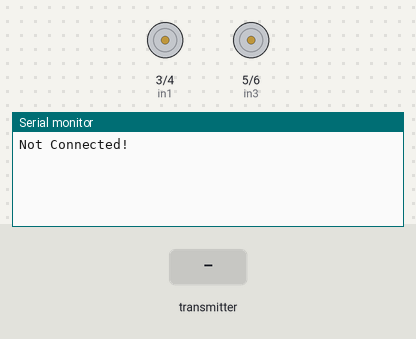
The sketch below on a simulated Arduino Uno, built with avr-gcc and run on an emulated ATmega328P. On the bench: motor-driver pin pairs drawn as motors (green arrow = first pin HIGH = forward, orange = second pin HIGH = backward, longer = more drive, scaled by the enable pin), the last lines printed to the serial monitor. Inputs (shaded band) come from the test bench. No radio packets arrive unless stated.

Above: at 0.01 s.
1.3 s: the transmitter starts sending joystick.0 = 256
At 2.4 s:
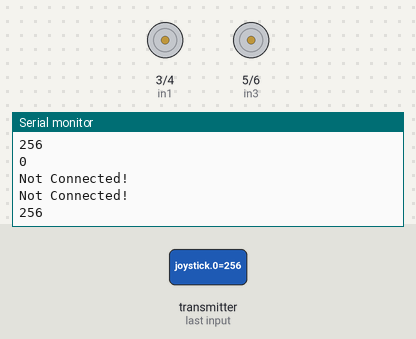
4.3 s: the transmitter starts sending joystick.0 = 512
At 4.9 s:
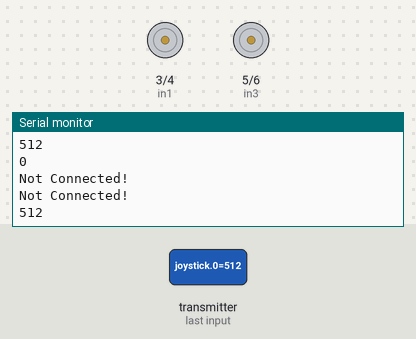
7.3 s: the transmitter starts sending joystick.1 = 256
At 7.8 s:
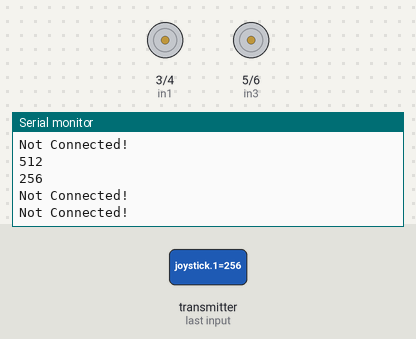
10.3 s: the transmitter starts sending joystick.1 = 1023
At 11.1 s:
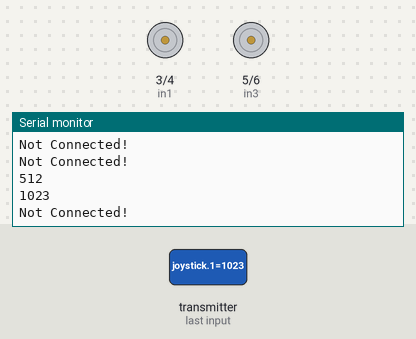
13.3 s: the transmitter starts sending joystick.0 = 1023
16.3 s: the transmitter starts sending joystick.0 = 0
Timing chart, 0 to 19.3 s (numbered marks = the images above; inputs shaded):
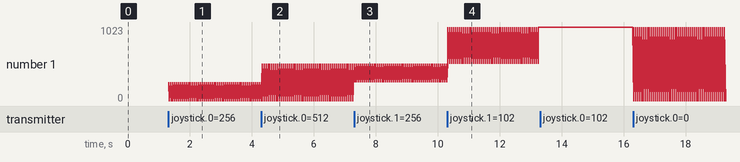

The sketch:

Final_Receiver_NRF24l01.ino
```cpp
//Receiver Code
//Radio Controlled Arduino Robot
//Subscribe to YouTube Channel Papuav


//Add all the necessary library
#include <SPI.h>
#include <nRF24L01.h>
#include <RF24.h>

#define enA 2
#define in1 3
#define in2 4
#define enB 7
#define in3 5
#define in4 6

RF24 radio(8,9); // CE, CSN
const byte address[6] = "00001";
char receivedData[32] = "";
int  xAxis, yAxis;
int motorSpeedA = 0;
int motorSpeedB = 0;
int joystick[2];


//Setup all the pins and the radio Module
void setup() {
  pinMode(enA, OUTPUT);
  pinMode(enB, OUTPUT);
  pinMode(in1, OUTPUT);
  pinMode(in2, OUTPUT);
  pinMode(in3, OUTPUT);
  pinMode(in4, OUTPUT);
  Serial.begin(9600);
  radio.begin();
  radio.openReadingPipe(0, address);
  radio.setPALevel(RF24_PA_MAX);
  radio.startListening();

//Initial Condition of the motors
  digitalWrite(in1, LOW);
  digitalWrite(in2, LOW);
  digitalWrite(in3, LOW);
  digitalWrite(in4, LOW);
}
void loop() {

  if (radio.available()) {   // If the NRF240L01 module received data

      radio.read( joystick, sizeof(joystick) );

    radio.read(&receivedData, sizeof(receivedData));
    yAxis = joystick[0];
    xAxis = joystick[1];

    Serial.println(yAxis);
    Serial.println(xAxis);

  }
  else if (radio.available()== 0 ){

  digitalWrite(in1, LOW);
  digitalWrite(in2, LOW);
  digitalWrite(in3, LOW);
  digitalWrite(in4, LOW);

  Serial.println("Not Connected!");
  delay(30);
    }

  if (yAxis < 470) {

    digitalWrite(in1, HIGH);
    digitalWrite(in2, LOW);

    digitalWrite(in3, LOW);
    digitalWrite(in4, HIGH);

    motorSpeedA = map(yAxis, 470, 0, 0, 255);
    motorSpeedB = map(yAxis, 470, 0, 0, 255);
  }
  else if (yAxis > 550) {

    digitalWrite(in1, LOW);
    digitalWrite(in2, HIGH);

    digitalWrite(in3, HIGH);
    digitalWrite(in4, LOW);

    motorSpeedA = map(yAxis, 550, 1023, 0, 255);
    motorSpeedB = map(yAxis, 550, 1023, 0, 255);
  }
 else if (xAxis < 470) {

    digitalWrite(in1, LOW);
    digitalWrite(in2, HIGH);

    digitalWrite(in3, LOW);
    digitalWrite(in4, HIGH);

    motorSpeedA = map(xAxis, 470, 0, 0, 255);
    motorSpeedB = map(xAxis, 470, 0, 0, 255);
  }
  else if (xAxis > 550) {

    digitalWrite(in1, HIGH);
    digitalWrite(in2, LOW);

    digitalWrite(in3, HIGH);
    digitalWrite(in4, LOW);

    motorSpeedA = map(xAxis, 550, 1023, 0, 255);
    motorSpeedB = map(xAxis, 550, 1023, 0, 255);
  }

  else {
    motorSpeedA = 0;
    motorSpeedB = 0;
  }

  analogWrite(enA, motorSpeedA); // Send PWM signal to motor A
  analogWrite(enB, motorSpeedB); // Send PWM signal to motor B
}
```

Measured:
- after the input at 1.3 s, the serial monitor: prints a new line at once (image 1)
- after the input at 4.3 s, the serial monitor: prints a new line at once (image 2)
- plotted number 1: 0 → 256 after the input at 7.3 s, 256 → 1023 after the input at 10.3 s
